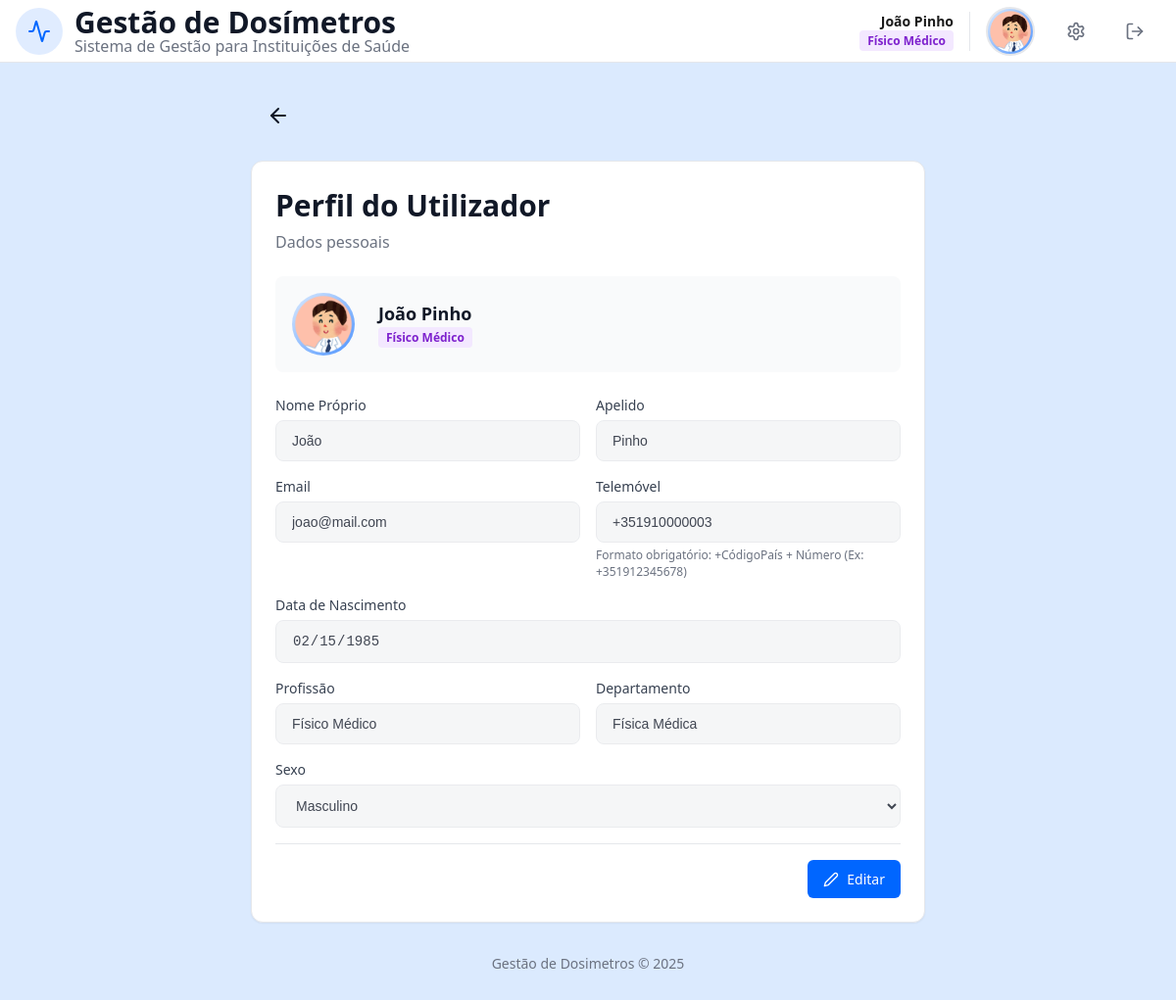
Screenshot of /perfil.php (signed in) with the database file from the repository.
### tables this page shows
CREATE TABLE User (
    idU INTEGER PRIMARY KEY AUTOINCREMENT,
    name TEXT NOT NULL,
    surname TEXT NOT NULL, 
    birthDate DATE NOT NULL,
    sex TEXT CHECK(sex IN ('Female', 'Male', 'Other')) NOT NULL,
    email TEXT UNIQUE NOT NULL, 
    password TEXT NOT NULL,
    phoneN TEXT CHECK(phoneN GLOB '+[0-9][0-9][0-9]*'),
    userType TEXT CHECK(userType IN ('Administrador', 'Físico Médico', 'Profissional de Saúde')) NOT NULL,
    userStatus BOOLEAN DEFAULT 1,
    profilePic TEXT DEFAULT 'foto/12225881.png'
);

### perfil.php (the view, shortened to what this page needs)
<?php
require_once "templates/header.php";
require_once "templates/nav.php";
require_once "templates/footer.php";
$db = getDatabaseConnection();
$stmt = $db->prepare("SELECT * FROM User WHERE idU = ?");
$stmt->execute([$_SESSION['idU']]);
$user = $stmt->fetch();
$isEditing = isset($_GET['edit']) && $_GET['edit'] == 'true';
$disabledStr = $isEditing ? '' : 'disabled';
$profession = '';
$department = '';
$roleLabel = 'Utilizador';
$badgeClass = 'badge-gray';
if ($user['userType'] === 'Profissional de Saúde') {
    $stmtHP = $db->prepare("SELECT profession, department FROM HealthProfessional WHERE idU = ?");
    $stmtHP->execute([$user['idU']]);
    $hpData = $stmtHP->fetch();
    if ($hpData) {
        $profession = $hpData['profession'];
        $department = $hpData['department'];
    }
    $badgeClass = 'badge-blue';
    $roleLabel = !empty($profession) ? $profession : 'Profissional de Saúde';
} elseif ($user['userType'] === 'Físico Médico') {
    $profession = 'Físico Médico';
    $department = 'Física Médica';
    $badgeClass = 'badge-purple';
    $roleLabel = 'Físico Médico';
} elseif ($user['userType'] === 'Administrador') {
    $badgeClass = 'badge-red';
    $roleLabel = 'Administrador';
}
$initials = strtoupper(substr($user['name'], 0, 1) . substr($user['surname'], 0, 1));
$foto_url = !empty($user['profilePic']) ? $user['profilePic'] : null;
?>
<body>
    <div class="page-wrapper">
        <main class="main-container profile-limit">
            <div class="profile-header-flex mb1_5">
                <div class="user-area">
                    <a href="index.php" class="btn voltar" title="Voltar">
                        <svg xmlns="http://www.w3.org/2000/svg" width="24" height="24" viewBox="0 0 24 24" fill="none" stroke="currentColor" stroke-width="2" stroke-linecap="round" stroke-linejoin="round">
                            <path d="m12 19-7-7 7-7"></path>
                            <path d="M19 12H5"></path>
                        </svg>
                    </a>
                </div>
            </div>
            <div class="card1">
                <div class="card1-header">
                    <h1 class="card1-title">Perfil do Utilizador</h1>
                    <p class="subtitulo"><?php echo $isEditing ? "Edite os seus dados" : "Dados pessoais"; ?></p>
                </div>
                <div class="card1-content">
                    <div class="foto-section-gray">
                        <div class="foto-circle-large">
                            <?php if ($foto_url): ?>
                                <img src="<?php echo htmlspecialchars($foto_url) . '?t=' . time(); ?>" alt="Foto">
                            <?php else: ?>
                                <span><?php echo $initials; ?></span>
                            <?php endif; ?>
                        </div>
                        <div>
                            <p class="nome">
                                <?php echo htmlspecialchars($user['name'] . ' ' . $user['surname']); ?>
                            </p>
                            <span class="role-badge <?php echo $badgeClass; ?>" class="etiqueta">
                                <?php echo htmlspecialchars($roleLabel); ?>
                            </span>
                        </div>
                    </div>
                    <form id="profileForm" action="processa_perfil.php" method="POST" enctype="multipart/form-data">
                        <div class="profile-form-grid">
                            <div>
                                <label class="profile-label" for="name">Nome Próprio</label>
                                <input type="text" id="name" name="name" class="profile-input" value="<?php echo htmlspecialchars($user['name']); ?>" <?php echo $disabledStr; ?> required minlength="2">
                            </div>
                            <div>
                                <label class="profile-label" for="surname">Apelido</label>
                                <input type="text" id="surname" name="surname" class="profile-input" value="<?php echo htmlspecialchars($user['surname']); ?>" <?php echo $disabledStr; ?> required minlength="2">
                            </div>
                            <div>
                                <label class="profile-label">Email</label>
                                <input type="email" class="profile-input" value="<?php echo htmlspecialchars($user['email']); ?>" disabled>
                            </div>
                            <div>
                                <label class="profile-label">Telemóvel</label>
                                <input
                                    type="text"
                                    id="phoneN"
                                    name="phoneN"
                                    class="profile-input"
                                    value="<?php echo htmlspecialchars($user['phoneN']); ?>"
                                    <?php echo $disabledStr; ?>
                                    placeholder="+351912345678"
                                    pattern="^\+[0-9]{9,15}$"
                                    title="Deve começar com '+' seguido do indicativo e número (Ex: +351912345678)">
                                <p class="comentario-tel">
                                    Formato obrigatório: +CódigoPaís + Número (Ex: +351912345678)
                                </p>
                            </div>
                            <div class="g2">
                                <label class="profile-label" for="birthDate">Data de Nascimento</label>
                                <input type="date" id="birthDate" name="birthDate" class="profile-input" value="<?php echo htmlspecialchars($user['birthDate']); ?>" <?php echo $disabledStr; ?> required>
                            </div>
                            <?php if ($user['userType'] === 'Profissional de Saúde' || $user['userType'] === 'Físico Médico'): ?>
                                <div>
                                    <label class="profile-label">Profissão</label>
                                    <input type="text" class="profile-input" value="<?php echo htmlspecialchars($profession); ?>" disabled>
                                </div>
                                <div>
                                    <label class="profile-label">Departamento</label>
                                    <input type="text" name="department" class="profile-input" value="<?php echo htmlspecialchars($department); ?>"
                                        <?php echo ($isEditing && $user['userType'] === 'Profissional de Saúde') ? '' : 'disabled'; ?>>
                                </div>
                            <?php endif; ?>
                            <div class="g2">
                                <label class="profile-label" for="sex">Sexo</label>
                                <select id="sex" name="sex" class="profile-input" <?php echo $disabledStr; ?>>
                                    <option value="Male" <?php echo ($user['sex'] === 'Male') ? 'selected' : ''; ?>>Masculino</option>
                                </select>
                            </div>
                        </div>
                        <div class="profile-actions">
                            <?php if (!$isEditing): ?>
                                <a href="perfil.php?edit=true" class="btn btn-primary">
                                    <span class="lapis">
                                        <svg xmlns="http://www.w3.org/2000/svg" width="16" height="16" viewBox="0 0 24 24" fill="none" stroke="currentColor" stroke-width="2" stroke-linecap="round" stroke-linejoin="round">
                                            <path d="M17 3a2.828 2.828 0 1 1 4 4L7.5 20.5 2 22l1.5-5.5L17 3z"></path>
                                        </svg>
                                        Editar
                                    </span>
                                </a>
                            <?php endif; ?>
                        </div>
                    </form>
                </div>
            </div>
        </main>
    </div>
</body>
</html>

### css/style.css (style rules this page uses)
:root { font-size: 16px; --primary: #0066ff; --primary-light: #4d94ff; --primary-dark: #0052cc; --white: #ffffff; --foreground: #1a1a1a; --border: #e5e7eb; --input-bg: #f9fafb; --muted: #6b7280; --background: #dbeafe; --background2: #b2cdf0; --bg-body: #f3f4f6; --text-main: #111827; --green:#166534; --green2: #15803d; --green3:#16a34a; --green-light: #dcfce7; --green-light2:#bbf7d0; --red:#991b1b; --red2: #ef4444e6; --red-light: #fee2e2; --red-light2:#fecaca; --badge-blue:#1d4ed8; --badge-purple: #7e22ce; --badge-purple-background:#f3e8ff; --badge-red: #b91c1c; --dosimetro1: #fff7ed; --borda1:#d97706; --dosimetro2:#f0fdf4; --cinza: #374151; --badge-yellow:#854d0e; --badge-yellow-background:#fef9c3; }
* { margin: 0;padding: 0;box-sizing: border-box; }
html, body { height: 100%; font-family: "Segoe UI", "Helvetica Neue", Arial, sans-serif; background: var(--background);color: var(--foreground); }
:where(p, h1, h2, button) { overflow-wrap: anywhere; word-break: break-word; }
a { text-decoration: none; }
.page-wrapper { display: flex; flex-direction: column;min-height: 100vh; }
.main-container, .header-container { width: 100%; margin: 0 auto; padding: 0 1rem; }
.main-container { max-width: 80rem; padding: 2rem 1rem; }
.header-container, .profile-header-flex, .header-flex { display: flex; align-items: center; justify-content: space-between; }
.profile-limit { max-width: 45rem; }
.titulo, .card1-title { font-size: 1.875rem; font-weight: bold; }
.card1-title { font-weight: 700; color: var(--text-main); }
.subtitulo { font-size: 1rem; color: var(--muted); }
.nome { font-size: 1.125rem; font-weight: 600; color:var(--text-main) }
.comentario-tel { font-size: 0.75rem; color: var(--muted); margin-top: 0.25rem }
.mb1_5 { margin-bottom: 1.5rem; }
.logo-area, .user-area, .logo-box, .lapis { display: flex; align-items: center; }
.user-area { gap: 1rem; }
.lapis { gap:0.5rem; }
input[type="text"], input[type="email"], input[type="password"], input[type="tel"], input[type="date"], input[type="file"], select, textarea, .profile-input { width: 100%; padding: 0.75rem 1rem; border: 1px solid var(--border); border-radius: 0.5rem; font-size: 14px; background: var(--input-bg); transition: all 0.2s; }
.profile-input:disabled { cursor: not-allowed; opacity: 0.8; background-color: var(--bg-body); color: var(--text-main); }
label, .profile-label { font-size: 14px; font-weight: 500; color: var(--foreground); }
.profile-label { display: block; margin-bottom: 0.375rem; color: var(--cinza); }
.profile-form-grid, .hp-fields-grid { display: grid; grid-template-columns: 1fr; gap: 1rem; }
.btn { display: inline-flex; align-items: center; justify-content: center; padding: 10px 16px; font-size: 14px; font-weight: 500; border: none; border-radius: 6px; cursor: pointer; transition: all 0.2s ease; text-decoration: none; gap: 6px; }
.btn-primary { background: var(--primary);color: var(--white); }
.voltar { background: transparent; color: var(--text-main); display: flex; }
.profile-actions { display: flex; gap: 0.75rem; justify-content: flex-end; padding-top: 1rem; margin-top: 1rem; border-top: 1px solid var(--border); }
.card, .card1, .modal-box { background-color: var(--white); border-radius: 0.75rem; display: flex; flex-direction: column; }
.card1 { border: 1px solid var(--border); box-shadow: 0 1px 2px 0 #0000000d; overflow: hidden; }
.card1-header { padding: 1.5rem; display: flex; flex-direction: column; gap: 0.375rem; }
.card1-content { padding: 1.5rem; padding-top: 0; display: flex; flex-direction: column; gap: 1.5rem; }
.badge-purple { background-color: var(--badge-purple-background); color: var(--badge-purple); }
.role-badge, .etiqueta { font-size: 0.75rem; padding: 2px 8px; border-radius: 4px; font-weight: 600; display: inline-block; }
.profile-pic, .foto-circle-large { background: linear-gradient(135deg, var(--background), var(--primary-light)); object-fit: cover; border-radius: 50%; }
.foto-circle-large { width: 4rem; height: 4rem; display: flex; align-items: center; justify-content: center; color: var(--white); font-weight: 700; font-size: 1.25rem; overflow: hidden; flex-shrink: 0; }
.foto-circle-large img { width: 100%; height: 100%; object-fit: cover; }
.foto-section-gray { display: flex; align-items: center; gap: 1.5rem; padding: 1rem; background-color: var(--input-bg); border-radius: 0.5rem; border: 1px solid transparent; }

### rows the page displays
user: profilePic (picture), name+surname "João Pinho", name "João", surname "Pinho", email "joao@mail.com", phoneN "+351910000003", birthDate "02/15/1985", userType "Físico Médico", department "Física Médica", sex "Masculino"

### other values shown
$userName . ' ' . $userSurname "João Pinho"
$roleLabel "Físico Médico"
